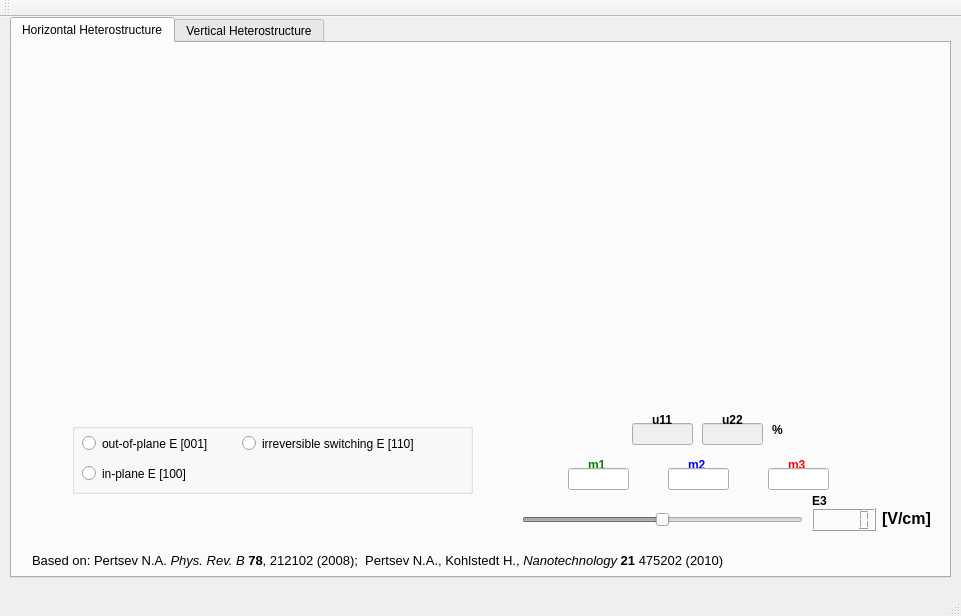
<?xml version="1.0" encoding="UTF-8"?>
<ui version="4.0">
 <class>MainWindow</class>
 <widget class="QMainWindow" name="MainWindow">
  <property name="geometry">
   <rect>
    <x>0</x>
    <y>0</y>
    <width>961</width>
    <height>616</height>
   </rect>
  </property>
  <property name="windowTitle">
   <string>MainWindow</string>
  </property>
  <widget class="QWidget" name="centralWidget">
   <widget class="QTabWidget" name="tabWidget">
    <property name="geometry">
     <rect>
      <x>10</x>
      <y>0</y>
      <width>941</width>
      <height>561</height>
     </rect>
    </property>
    <property name="tabPosition">
     <enum>QTabWidget::North</enum>
    </property>
    <property name="currentIndex">
     <number>0</number>
    </property>
    <property name="elideMode">
     <enum>Qt::ElideNone</enum>
    </property>
    <property name="tabsClosable">
     <bool>false</bool>
    </property>
    <widget class="QWidget" name="tab">
     <attribute name="title">
      <string>Horizontal Heterostructure</string>
     </attribute>
     <widget class="QwtPlot" name="qwtPlot">
      <property name="geometry">
       <rect>
        <x>10</x>
        <y>30</y>
        <width>451</width>
        <height>331</height>
       </rect>
      </property>
      <property name="frameShape">
       <enum>QFrame::NoFrame</enum>
      </property>
     </widget>
     <widget class="QLabel" name="label_5">
      <property name="geometry">
       <rect>
        <x>676</x>
        <y>415</y>
        <width>52</width>
        <height>14</height>
       </rect>
      </property>
      <property name="font">
       <font>
        <weight>75</weight>
        <bold>true</bold>
       </font>
      </property>
      <property name="styleSheet">
       <string notr="true">&lt;font color=&quot;blue&quot;&gt;</string>
      </property>
      <property name="text">
       <string>&lt;!DOCTYPE HTML PUBLIC &quot;-//W3C//DTD HTML 4.0//EN&quot; &quot;http://www.w3.org/TR/REC-html40/strict.dtd&quot;&gt;
&lt;html&gt;&lt;head&gt;&lt;meta name=&quot;qrichtext&quot; content=&quot;1&quot; /&gt;&lt;style type=&quot;text/css&quot;&gt;
p, li { white-space: pre-wrap; }
&lt;/style&gt;&lt;/head&gt;&lt;body style=&quot; font-family:'Sans Serif'; font-size:9pt; font-weight:600; font-style:normal;&quot;&gt;
&lt;p style=&quot; margin-top:0px; margin-bottom:0px; margin-left:0px; margin-right:0px; -qt-block-indent:0; text-indent:0px;&quot;&gt;&lt;span style=&quot; color:#0000ff;&quot;&gt;m2&lt;/span&gt;&lt;/p&gt;&lt;/body&gt;&lt;/html&gt;</string>
      </property>
     </widget>
     <widget class="QSlider" name="horizontalSlider_3">
      <property name="enabled">
       <bool>false</bool>
      </property>
      <property name="geometry">
       <rect>
        <x>510</x>
        <y>465</y>
        <width>281</width>
        <height>23</height>
       </rect>
      </property>
      <property name="minimum">
       <number>-50000</number>
      </property>
      <property name="maximum">
       <number>50000</number>
      </property>
      <property name="singleStep">
       <number>100</number>
      </property>
      <property name="pageStep">
       <number>1000</number>
      </property>
      <property name="value">
       <number>0</number>
      </property>
      <property name="orientation">
       <enum>Qt::Horizontal</enum>
      </property>
     </widget>
     <widget class="QLineEdit" name="lineEdit">
      <property name="enabled">
       <bool>false</bool>
      </property>
      <property name="geometry">
       <rect>
        <x>620</x>
        <y>380</y>
        <width>61</width>
        <height>22</height>
       </rect>
      </property>
     </widget>
     <widget class="QLabel" name="label_4">
      <property name="geometry">
       <rect>
        <x>576</x>
        <y>415</y>
        <width>52</width>
        <height>14</height>
       </rect>
      </property>
      <property name="font">
       <font>
        <weight>75</weight>
        <bold>true</bold>
       </font>
      </property>
      <property name="text">
       <string>&lt;!DOCTYPE HTML PUBLIC &quot;-//W3C//DTD HTML 4.0//EN&quot; &quot;http://www.w3.org/TR/REC-html40/strict.dtd&quot;&gt;
&lt;html&gt;&lt;head&gt;&lt;meta name=&quot;qrichtext&quot; content=&quot;1&quot; /&gt;&lt;style type=&quot;text/css&quot;&gt;
p, li { white-space: pre-wrap; }
&lt;/style&gt;&lt;/head&gt;&lt;body style=&quot; font-family:'Sans Serif'; font-size:9pt; font-weight:600; font-style:normal;&quot;&gt;
&lt;p style=&quot; margin-top:0px; margin-bottom:0px; margin-left:0px; margin-right:0px; -qt-block-indent:0; text-indent:0px;&quot;&gt;&lt;span style=&quot; color:#008000;&quot;&gt;m1&lt;/span&gt;&lt;/p&gt;&lt;/body&gt;&lt;/html&gt;</string>
      </property>
     </widget>
     <widget class="QLineEdit" name="lineEdit_2">
      <property name="enabled">
       <bool>false</bool>
      </property>
      <property name="geometry">
       <rect>
        <x>690</x>
        <y>380</y>
        <width>61</width>
        <height>22</height>
       </rect>
      </property>
     </widget>
     <widget class="QLabel" name="label_3">
      <property name="geometry">
       <rect>
        <x>800</x>
        <y>450</y>
        <width>21</width>
        <height>16</height>
       </rect>
      </property>
      <property name="font">
       <font>
        <weight>75</weight>
        <bold>true</bold>
       </font>
      </property>
      <property name="text">
       <string>E3</string>
      </property>
     </widget>
     <widget class="QLabel" name="label_8">
      <property name="geometry">
       <rect>
        <x>710</x>
        <y>370</y>
        <width>52</width>
        <height>14</height>
       </rect>
      </property>
      <property name="font">
       <font>
        <weight>75</weight>
        <bold>true</bold>
       </font>
      </property>
      <property name="text">
       <string>u22</string>
      </property>
     </widget>
     <widget class="QLineEdit" name="lineEdit_7">
      <property name="geometry">
       <rect>
        <x>656</x>
        <y>425</y>
        <width>61</width>
        <height>22</height>
       </rect>
      </property>
     </widget>
     <widget class="QLineEdit" name="lineEdit_6">
      <property name="geometry">
       <rect>
        <x>556</x>
        <y>425</y>
        <width>61</width>
        <height>22</height>
       </rect>
      </property>
     </widget>
     <widget class="QLabel" name="label_7">
      <property name="geometry">
       <rect>
        <x>640</x>
        <y>370</y>
        <width>52</width>
        <height>14</height>
       </rect>
      </property>
      <property name="font">
       <font>
        <weight>75</weight>
        <bold>true</bold>
       </font>
      </property>
      <property name="text">
       <string>u11</string>
      </property>
     </widget>
     <widget class="QLabel" name="label_6">
      <property name="geometry">
       <rect>
        <x>776</x>
        <y>415</y>
        <width>52</width>
        <height>14</height>
       </rect>
      </property>
      <property name="font">
       <font>
        <weight>75</weight>
        <bold>true</bold>
       </font>
      </property>
      <property name="text">
       <string>&lt;!DOCTYPE HTML PUBLIC &quot;-//W3C//DTD HTML 4.0//EN&quot; &quot;http://www.w3.org/TR/REC-html40/strict.dtd&quot;&gt;
&lt;html&gt;&lt;head&gt;&lt;meta name=&quot;qrichtext&quot; content=&quot;1&quot; /&gt;&lt;style type=&quot;text/css&quot;&gt;
p, li { white-space: pre-wrap; }
&lt;/style&gt;&lt;/head&gt;&lt;body style=&quot; font-family:'Sans Serif'; font-size:9pt; font-weight:600; font-style:normal;&quot;&gt;
&lt;p style=&quot; margin-top:0px; margin-bottom:0px; margin-left:0px; margin-right:0px; -qt-block-indent:0; text-indent:0px;&quot;&gt;&lt;span style=&quot; color:#ff0000;&quot;&gt;m3&lt;/span&gt;&lt;/p&gt;&lt;/body&gt;&lt;/html&gt;</string>
      </property>
     </widget>
     <widget class="QLCDNumber" name="lcdNumber_3">
      <property name="geometry">
       <rect>
        <x>800</x>
        <y>465</y>
        <width>64</width>
        <height>23</height>
       </rect>
      </property>
     </widget>
     <widget class="QLineEdit" name="lineEdit_8">
      <property name="geometry">
       <rect>
        <x>756</x>
        <y>425</y>
        <width>61</width>
        <height>22</height>
       </rect>
      </property>
     </widget>
     <widget class="QLabel" name="label">
      <property name="geometry">
       <rect>
        <x>760</x>
        <y>380</y>
        <width>52</width>
        <height>14</height>
       </rect>
      </property>
      <property name="text">
       <string>&lt;!DOCTYPE HTML PUBLIC &quot;-//W3C//DTD HTML 4.0//EN&quot; &quot;http://www.w3.org/TR/REC-html40/strict.dtd&quot;&gt;
&lt;html&gt;&lt;head&gt;&lt;meta name=&quot;qrichtext&quot; content=&quot;1&quot; /&gt;&lt;style type=&quot;text/css&quot;&gt;
p, li { white-space: pre-wrap; }
&lt;/style&gt;&lt;/head&gt;&lt;body style=&quot; font-family:'Sans Serif'; font-size:9pt; font-weight:400; font-style:normal;&quot;&gt;
&lt;p style=&quot; margin-top:0px; margin-bottom:0px; margin-left:0px; margin-right:0px; -qt-block-indent:0; text-indent:0px;&quot;&gt;&lt;span style=&quot; font-weight:600;&quot;&gt;%&lt;/span&gt;&lt;/p&gt;&lt;/body&gt;&lt;/html&gt;</string>
      </property>
     </widget>
     <widget class="QwtPlot" name="qwtPlot_2">
      <property name="geometry">
       <rect>
        <x>470</x>
        <y>30</y>
        <width>451</width>
        <height>331</height>
       </rect>
      </property>
     </widget>
     <widget class="QGroupBox" name="groupBox">
      <property name="geometry">
       <rect>
        <x>60</x>
        <y>380</y>
        <width>401</width>
        <height>71</height>
       </rect>
      </property>
      <property name="title">
       <string/>
      </property>
      <widget class="QRadioButton" name="radioButton">
       <property name="geometry">
        <rect>
         <x>10</x>
         <y>10</y>
         <width>151</width>
         <height>21</height>
        </rect>
       </property>
       <property name="text">
        <string>out-of-plane E [001]</string>
       </property>
      </widget>
      <widget class="QRadioButton" name="radioButton_2">
       <property name="geometry">
        <rect>
         <x>10</x>
         <y>40</y>
         <width>121</width>
         <height>21</height>
        </rect>
       </property>
       <property name="text">
        <string>in-plane E [100]</string>
       </property>
      </widget>
      <widget class="QRadioButton" name="radioButton_3">
       <property name="geometry">
        <rect>
         <x>170</x>
         <y>10</y>
         <width>211</width>
         <height>21</height>
        </rect>
       </property>
       <property name="text">
        <string>irreversible switching E [110]</string>
       </property>
      </widget>
     </widget>
     <widget class="QLabel" name="label_2">
      <property name="geometry">
       <rect>
        <x>20</x>
        <y>510</y>
        <width>891</width>
        <height>16</height>
       </rect>
      </property>
      <property name="text">
       <string>&lt;!DOCTYPE HTML PUBLIC &quot;-//W3C//DTD HTML 4.0//EN&quot; &quot;http://www.w3.org/TR/REC-html40/strict.dtd&quot;&gt;
&lt;html&gt;&lt;head&gt;&lt;meta name=&quot;qrichtext&quot; content=&quot;1&quot; /&gt;&lt;style type=&quot;text/css&quot;&gt;
p, li { white-space: pre-wrap; }
&lt;/style&gt;&lt;/head&gt;&lt;body style=&quot; font-family:'Sans Serif'; font-size:9pt; font-weight:400; font-style:normal;&quot;&gt;
&lt;p style=&quot; margin-top:0px; margin-bottom:0px; margin-left:0px; margin-right:0px; -qt-block-indent:0; text-indent:0px;&quot;&gt;&lt;span style=&quot; font-size:10pt;&quot;&gt;Based on: Pertsev N.A. &lt;/span&gt;&lt;span style=&quot; font-size:10pt; font-style:italic;&quot;&gt;Phys. Rev. B&lt;/span&gt;&lt;span style=&quot; font-size:10pt;&quot;&gt; &lt;/span&gt;&lt;span style=&quot; font-size:10pt; font-weight:600;&quot;&gt;78&lt;/span&gt;&lt;span style=&quot; font-size:10pt;&quot;&gt;, 212102 (2008);  Pertsev N.A., Kohlstedt H., &lt;/span&gt;&lt;span style=&quot; font-size:10pt; font-style:italic;&quot;&gt;Nanotechnology&lt;/span&gt;&lt;span style=&quot; font-size:10pt;&quot;&gt; &lt;/span&gt;&lt;span style=&quot; font-size:10pt; font-weight:600;&quot;&gt;21&lt;/span&gt;&lt;span style=&quot; font-size:10pt;&quot;&gt; 475202 (2010)&lt;/span&gt;&lt;/p&gt;&lt;/body&gt;&lt;/html&gt;</string>
      </property>
     </widget>
     <widget class="QLabel" name="label_12">
      <property name="geometry">
       <rect>
        <x>870</x>
        <y>465</y>
        <width>61</width>
        <height>21</height>
       </rect>
      </property>
      <property name="text">
       <string>&lt;!DOCTYPE HTML PUBLIC &quot;-//W3C//DTD HTML 4.0//EN&quot; &quot;http://www.w3.org/TR/REC-html40/strict.dtd&quot;&gt;
&lt;html&gt;&lt;head&gt;&lt;meta name=&quot;qrichtext&quot; content=&quot;1&quot; /&gt;&lt;style type=&quot;text/css&quot;&gt;
p, li { white-space: pre-wrap; }
&lt;/style&gt;&lt;/head&gt;&lt;body style=&quot; font-family:'Sans Serif'; font-size:9pt; font-weight:400; font-style:normal;&quot;&gt;
&lt;p style=&quot; margin-top:0px; margin-bottom:0px; margin-left:0px; margin-right:0px; -qt-block-indent:0; text-indent:0px;&quot;&gt;&lt;span style=&quot; font-size:12pt; font-weight:600;&quot;&gt;[V/cm]&lt;/span&gt;&lt;/p&gt;&lt;/body&gt;&lt;/html&gt;</string>
      </property>
     </widget>
    </widget>
    <widget class="QWidget" name="tab_2">
     <attribute name="title">
      <string>Vertical Heterostructure</string>
     </attribute>
    </widget>
   </widget>
  </widget>
  <widget class="QMenuBar" name="menuBar">
   <property name="geometry">
    <rect>
     <x>0</x>
     <y>0</y>
     <width>961</width>
     <height>20</height>
    </rect>
   </property>
  </widget>
  <widget class="QToolBar" name="mainToolBar">
   <attribute name="toolBarArea">
    <enum>TopToolBarArea</enum>
   </attribute>
   <attribute name="toolBarBreak">
    <bool>false</bool>
   </attribute>
  </widget>
  <widget class="QStatusBar" name="statusBar"/>
 </widget>
 <layoutdefault spacing="6" margin="11"/>
 <customwidgets>
  <customwidget>
   <class>QwtPlot</class>
   <extends>QFrame</extends>
   <header>qwt_plot.h</header>
   <container>1</container>
  </customwidget>
 </customwidgets>
 <resources/>
 <connections>
  <connection>
   <sender>horizontalSlider_3</sender>
   <signal>valueChanged(int)</signal>
   <receiver>lcdNumber_3</receiver>
   <slot>display(int)</slot>
   <hints>
    <hint type="sourcelabel">
     <x>619</x>
     <y>539</y>
    </hint>
    <hint type="destinationlabel">
     <x>834</x>
     <y>539</y>
    </hint>
   </hints>
  </connection>
  <connection>
   <sender>radioButton_3</sender>
   <signal>clicked()</signal>
   <receiver>MainWindow</receiver>
   <slot>changeAxis()</slot>
   <hints>
    <hint type="sourcelabel">
     <x>286</x>
     <y>449</y>
    </hint>
    <hint type="destinationlabel">
     <x>512</x>
     <y>565</y>
    </hint>
   </hints>
  </connection>
  <connection>
   <sender>radioButton</sender>
   <signal>clicked()</signal>
   <receiver>MainWindow</receiver>
   <slot>changeAxis()</slot>
   <hints>
    <hint type="sourcelabel">
     <x>164</x>
     <y>452</y>
    </hint>
    <hint type="destinationlabel">
     <x>240</x>
     <y>565</y>
    </hint>
   </hints>
  </connection>
  <connection>
   <sender>radioButton_2</sender>
   <signal>clicked()</signal>
   <receiver>MainWindow</receiver>
   <slot>changeAxis()</slot>
   <hints>
    <hint type="sourcelabel">
     <x>100</x>
     <y>486</y>
    </hint>
    <hint type="destinationlabel">
     <x>117</x>
     <y>561</y>
    </hint>
   </hints>
  </connection>
 </connections>
 <slots>
  <slot>elektrostriction(int)</slot>
  <slot>changeAxis()</slot>
 </slots>
</ui>
